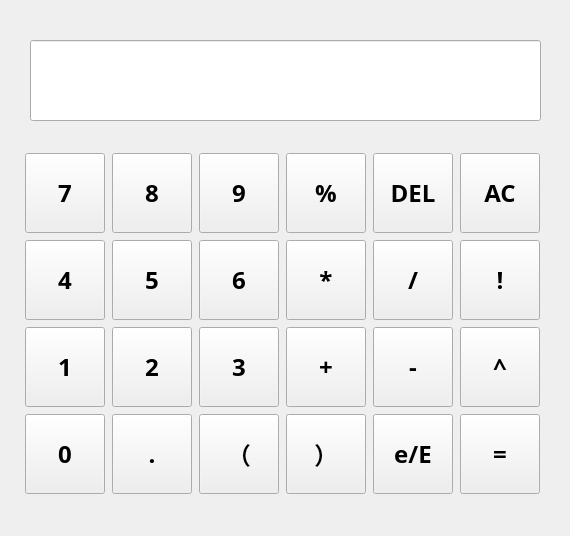
<?xml version="1.0" encoding="UTF-8"?>
<ui version="4.0">
 <class>Widget</class>
 <widget class="QWidget" name="Widget">
  <property name="geometry">
   <rect>
    <x>0</x>
    <y>0</y>
    <width>570</width>
    <height>536</height>
   </rect>
  </property>
  <property name="minimumSize">
   <size>
    <width>60</width>
    <height>60</height>
   </size>
  </property>
  <property name="windowTitle">
   <string>Widget</string>
  </property>
  <widget class="QLineEdit" name="screen">
   <property name="geometry">
    <rect>
     <x>30</x>
     <y>40</y>
     <width>511</width>
     <height>81</height>
    </rect>
   </property>
   <property name="font">
    <font>
     <family>微软雅黑</family>
     <pointsize>18</pointsize>
     <bold>true</bold>
    </font>
   </property>
  </widget>
  <widget class="QWidget" name="">
   <property name="geometry">
    <rect>
     <x>24</x>
     <y>152</y>
     <width>517</width>
     <height>343</height>
    </rect>
   </property>
   <layout class="QGridLayout" name="gridLayout">
    <item row="0" column="0">
     <widget class="QPushButton" name="button7">
      <property name="minimumSize">
       <size>
        <width>80</width>
        <height>80</height>
       </size>
      </property>
      <property name="maximumSize">
       <size>
        <width>80</width>
        <height>80</height>
       </size>
      </property>
      <property name="font">
       <font>
        <family>微软雅黑</family>
        <pointsize>18</pointsize>
        <bold>true</bold>
       </font>
      </property>
      <property name="text">
       <string>7</string>
      </property>
     </widget>
    </item>
    <item row="0" column="1">
     <widget class="QPushButton" name="button8">
      <property name="minimumSize">
       <size>
        <width>80</width>
        <height>80</height>
       </size>
      </property>
      <property name="maximumSize">
       <size>
        <width>80</width>
        <height>80</height>
       </size>
      </property>
      <property name="font">
       <font>
        <family>微软雅黑</family>
        <pointsize>18</pointsize>
        <bold>true</bold>
       </font>
      </property>
      <property name="text">
       <string>8</string>
      </property>
     </widget>
    </item>
    <item row="0" column="2">
     <widget class="QPushButton" name="button9">
      <property name="minimumSize">
       <size>
        <width>80</width>
        <height>80</height>
       </size>
      </property>
      <property name="maximumSize">
       <size>
        <width>80</width>
        <height>80</height>
       </size>
      </property>
      <property name="font">
       <font>
        <family>微软雅黑</family>
        <pointsize>18</pointsize>
        <bold>true</bold>
       </font>
      </property>
      <property name="text">
       <string>9</string>
      </property>
     </widget>
    </item>
    <item row="0" column="3">
     <widget class="QPushButton" name="buttonRemainder">
      <property name="minimumSize">
       <size>
        <width>80</width>
        <height>80</height>
       </size>
      </property>
      <property name="maximumSize">
       <size>
        <width>80</width>
        <height>80</height>
       </size>
      </property>
      <property name="font">
       <font>
        <family>微软雅黑</family>
        <pointsize>18</pointsize>
        <bold>true</bold>
       </font>
      </property>
      <property name="text">
       <string>%</string>
      </property>
     </widget>
    </item>
    <item row="0" column="4">
     <widget class="QPushButton" name="buttonDel">
      <property name="minimumSize">
       <size>
        <width>80</width>
        <height>80</height>
       </size>
      </property>
      <property name="maximumSize">
       <size>
        <width>80</width>
        <height>80</height>
       </size>
      </property>
      <property name="font">
       <font>
        <family>微软雅黑</family>
        <pointsize>18</pointsize>
        <bold>true</bold>
       </font>
      </property>
      <property name="text">
       <string>DEL</string>
      </property>
     </widget>
    </item>
    <item row="0" column="5">
     <widget class="QPushButton" name="buttonAC">
      <property name="minimumSize">
       <size>
        <width>80</width>
        <height>80</height>
       </size>
      </property>
      <property name="maximumSize">
       <size>
        <width>80</width>
        <height>80</height>
       </size>
      </property>
      <property name="font">
       <font>
        <family>微软雅黑</family>
        <pointsize>18</pointsize>
        <bold>true</bold>
       </font>
      </property>
      <property name="text">
       <string>AC</string>
      </property>
     </widget>
    </item>
    <item row="1" column="0">
     <widget class="QPushButton" name="button4">
      <property name="minimumSize">
       <size>
        <width>80</width>
        <height>80</height>
       </size>
      </property>
      <property name="maximumSize">
       <size>
        <width>80</width>
        <height>80</height>
       </size>
      </property>
      <property name="font">
       <font>
        <family>微软雅黑</family>
        <pointsize>18</pointsize>
        <bold>true</bold>
       </font>
      </property>
      <property name="text">
       <string>4</string>
      </property>
     </widget>
    </item>
    <item row="1" column="1">
     <widget class="QPushButton" name="button5">
      <property name="minimumSize">
       <size>
        <width>80</width>
        <height>80</height>
       </size>
      </property>
      <property name="maximumSize">
       <size>
        <width>80</width>
        <height>80</height>
       </size>
      </property>
      <property name="font">
       <font>
        <family>微软雅黑</family>
        <pointsize>18</pointsize>
        <bold>true</bold>
       </font>
      </property>
      <property name="text">
       <string>5</string>
      </property>
     </widget>
    </item>
    <item row="1" column="2">
     <widget class="QPushButton" name="button6">
      <property name="minimumSize">
       <size>
        <width>80</width>
        <height>80</height>
       </size>
      </property>
      <property name="maximumSize">
       <size>
        <width>80</width>
        <height>80</height>
       </size>
      </property>
      <property name="font">
       <font>
        <family>微软雅黑</family>
        <pointsize>18</pointsize>
        <bold>true</bold>
       </font>
      </property>
      <property name="text">
       <string>6</string>
      </property>
     </widget>
    </item>
    <item row="1" column="3">
     <widget class="QPushButton" name="buttonMultiply">
      <property name="minimumSize">
       <size>
        <width>80</width>
        <height>80</height>
       </size>
      </property>
      <property name="maximumSize">
       <size>
        <width>80</width>
        <height>80</height>
       </size>
      </property>
      <property name="font">
       <font>
        <family>微软雅黑</family>
        <pointsize>18</pointsize>
        <bold>true</bold>
       </font>
      </property>
      <property name="text">
       <string>*</string>
      </property>
     </widget>
    </item>
    <item row="1" column="4">
     <widget class="QPushButton" name="buttonDivide">
      <property name="minimumSize">
       <size>
        <width>80</width>
        <height>80</height>
       </size>
      </property>
      <property name="maximumSize">
       <size>
        <width>80</width>
        <height>80</height>
       </size>
      </property>
      <property name="font">
       <font>
        <family>微软雅黑</family>
        <pointsize>18</pointsize>
        <bold>true</bold>
       </font>
      </property>
      <property name="text">
       <string>/</string>
      </property>
     </widget>
    </item>
    <item row="1" column="5">
     <widget class="QPushButton" name="buttonFactorial">
      <property name="minimumSize">
       <size>
        <width>80</width>
        <height>80</height>
       </size>
      </property>
      <property name="maximumSize">
       <size>
        <width>80</width>
        <height>80</height>
       </size>
      </property>
      <property name="font">
       <font>
        <family>微软雅黑</family>
        <pointsize>18</pointsize>
        <bold>true</bold>
       </font>
      </property>
      <property name="text">
       <string>!</string>
      </property>
     </widget>
    </item>
    <item row="2" column="0">
     <widget class="QPushButton" name="button1">
      <property name="minimumSize">
       <size>
        <width>80</width>
        <height>80</height>
       </size>
      </property>
      <property name="maximumSize">
       <size>
        <width>80</width>
        <height>80</height>
       </size>
      </property>
      <property name="font">
       <font>
        <family>微软雅黑</family>
        <pointsize>18</pointsize>
        <bold>true</bold>
       </font>
      </property>
      <property name="text">
       <string>1</string>
      </property>
     </widget>
    </item>
    <item row="2" column="1">
     <widget class="QPushButton" name="button2">
      <property name="minimumSize">
       <size>
        <width>80</width>
        <height>80</height>
       </size>
      </property>
      <property name="maximumSize">
       <size>
        <width>80</width>
        <height>80</height>
       </size>
      </property>
      <property name="font">
       <font>
        <family>微软雅黑</family>
        <pointsize>18</pointsize>
        <bold>true</bold>
       </font>
      </property>
      <property name="text">
       <string>2</string>
      </property>
     </widget>
    </item>
    <item row="2" column="2">
     <widget class="QPushButton" name="button3">
      <property name="minimumSize">
       <size>
        <width>80</width>
        <height>80</height>
       </size>
      </property>
      <property name="maximumSize">
       <size>
        <width>80</width>
        <height>80</height>
       </size>
      </property>
      <property name="font">
       <font>
        <family>微软雅黑</family>
        <pointsize>18</pointsize>
        <bold>true</bold>
       </font>
      </property>
      <property name="text">
       <string>3</string>
      </property>
     </widget>
    </item>
    <item row="2" column="3">
     <widget class="QPushButton" name="buttonPlus">
      <property name="minimumSize">
       <size>
        <width>80</width>
        <height>80</height>
       </size>
      </property>
      <property name="maximumSize">
       <size>
        <width>80</width>
        <height>80</height>
       </size>
      </property>
      <property name="font">
       <font>
        <family>微软雅黑</family>
        <pointsize>18</pointsize>
        <bold>true</bold>
       </font>
      </property>
      <property name="text">
       <string>+</string>
      </property>
     </widget>
    </item>
    <item row="2" column="4">
     <widget class="QPushButton" name="buttonMinus">
      <property name="minimumSize">
       <size>
        <width>80</width>
        <height>80</height>
       </size>
      </property>
      <property name="maximumSize">
       <size>
        <width>80</width>
        <height>80</height>
       </size>
      </property>
      <property name="font">
       <font>
        <family>微软雅黑</family>
        <pointsize>18</pointsize>
        <bold>true</bold>
       </font>
      </property>
      <property name="text">
       <string>-</string>
      </property>
     </widget>
    </item>
    <item row="2" column="5">
     <widget class="QPushButton" name="buttonPower">
      <property name="minimumSize">
       <size>
        <width>80</width>
        <height>80</height>
       </size>
      </property>
      <property name="maximumSize">
       <size>
        <width>80</width>
        <height>80</height>
       </size>
      </property>
      <property name="font">
       <font>
        <family>微软雅黑</family>
        <pointsize>18</pointsize>
        <bold>true</bold>
       </font>
      </property>
      <property name="text">
       <string>^</string>
      </property>
     </widget>
    </item>
    <item row="3" column="0">
     <widget class="QPushButton" name="button0">
      <property name="minimumSize">
       <size>
        <width>80</width>
        <height>80</height>
       </size>
      </property>
      <property name="maximumSize">
       <size>
        <width>80</width>
        <height>80</height>
       </size>
      </property>
      <property name="font">
       <font>
        <family>微软雅黑</family>
        <pointsize>18</pointsize>
        <bold>true</bold>
       </font>
      </property>
      <property name="text">
       <string>0</string>
      </property>
     </widget>
    </item>
    <item row="3" column="1">
     <widget class="QPushButton" name="buttonDot">
      <property name="minimumSize">
       <size>
        <width>80</width>
        <height>80</height>
       </size>
      </property>
      <property name="maximumSize">
       <size>
        <width>80</width>
        <height>80</height>
       </size>
      </property>
      <property name="font">
       <font>
        <family>微软雅黑</family>
        <pointsize>18</pointsize>
        <bold>true</bold>
       </font>
      </property>
      <property name="text">
       <string>.</string>
      </property>
     </widget>
    </item>
    <item row="3" column="2">
     <widget class="QPushButton" name="buttonLbracket">
      <property name="minimumSize">
       <size>
        <width>80</width>
        <height>80</height>
       </size>
      </property>
      <property name="maximumSize">
       <size>
        <width>80</width>
        <height>80</height>
       </size>
      </property>
      <property name="font">
       <font>
        <family>微软雅黑</family>
        <pointsize>18</pointsize>
        <bold>true</bold>
       </font>
      </property>
      <property name="text">
       <string>（</string>
      </property>
     </widget>
    </item>
    <item row="3" column="3">
     <widget class="QPushButton" name="buttonRbracket">
      <property name="minimumSize">
       <size>
        <width>80</width>
        <height>80</height>
       </size>
      </property>
      <property name="maximumSize">
       <size>
        <width>80</width>
        <height>80</height>
       </size>
      </property>
      <property name="font">
       <font>
        <family>微软雅黑</family>
        <pointsize>18</pointsize>
        <bold>true</bold>
       </font>
      </property>
      <property name="text">
       <string>）</string>
      </property>
     </widget>
    </item>
    <item row="3" column="4">
     <widget class="QPushButton" name="buttonE">
      <property name="minimumSize">
       <size>
        <width>80</width>
        <height>80</height>
       </size>
      </property>
      <property name="maximumSize">
       <size>
        <width>80</width>
        <height>80</height>
       </size>
      </property>
      <property name="font">
       <font>
        <family>微软雅黑</family>
        <pointsize>18</pointsize>
        <bold>true</bold>
       </font>
      </property>
      <property name="text">
       <string>e/E</string>
      </property>
     </widget>
    </item>
    <item row="3" column="5">
     <widget class="QPushButton" name="buttonEqual">
      <property name="minimumSize">
       <size>
        <width>80</width>
        <height>80</height>
       </size>
      </property>
      <property name="maximumSize">
       <size>
        <width>80</width>
        <height>80</height>
       </size>
      </property>
      <property name="font">
       <font>
        <family>微软雅黑</family>
        <pointsize>18</pointsize>
        <bold>true</bold>
       </font>
      </property>
      <property name="text">
       <string>=</string>
      </property>
     </widget>
    </item>
   </layout>
  </widget>
 </widget>
 <resources/>
 <connections/>
</ui>
